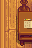

The image is a tile-based game level rendered from a .tmx file. Its description and complete source (layers, tilesets, objects, tile grids) follow:
An orthogonal 2x3 tile map with 16x16 px tiles, 7 tile layers (Back, Back2, Back3, Buildings, ...) and 4 objects (4x TileData).

<map version="1.10" tiledversion="1.11.2" orientation="orthogonal" renderorder="right-down" compressionlevel="0" width="2" height="3" tilewidth="16" tileheight="16" infinite="0" nextlayerid="15" nextobjectid="39">
 <properties>
  <property name="DayTiles" value="Front 4 2 288 Front 4 1 256 Front 15 1 256 Front 15 2 288 Front 25 1 256 Front 25 2 288 Front 25 11 256 Front 25 12 288 Back 25 4 671 Back 25 5 703 Back 15 4 228 Back 15 5 260 Back 4 4 31 Back 4 5 63 Back 25 15 226 Back 25 16 258" />
  <property name="Doors" value="15 12 1 120 21 13 1 120 6 12 1 120" />
  <property name="NightTiles" value="Front 4 2 1285 Front 4 1 1253 Front 15 1 1253 Front 15 2 1285 Front 25 1 1253 Front 25 2 1285 Front 25 11 1253 Front 25 12 1285 Back 25 4 574 Back 25 5 606 Back 15 4 199 Back 15 5 231 Back 4 4 28 Back 4 5 60 Back 25 15 294 Back 25 16 262" />
  <property name="Warp" value="13 20 Forest 90 16" />
 </properties>
 <tileset firstgid="1" name="1" tilewidth="16" tileheight="16" tilecount="2176" columns="32">
  <image source=".townInterior.png" width="512" height="1088" />
 </tileset>
 <layer id="1" name="Back" width="2" height="3">
  <data encoding="csv">
1248,2086,
1280,2085,
1248,2085
</data>
 </layer>
 <layer id="2" name="Back2" width="2" height="3">
  <properties>
   <property name="Draw" value="Back" />
  </properties>
  <data encoding="csv">
0,0,
0,0,
0,0
</data>
 </layer>
 <layer id="3" name="Back3" width="2" height="3">
  <properties>
   <property name="Draw" value="Back" />
  </properties>
  <data encoding="csv">
0,0,
0,0,
0,0
</data>
 </layer>
 <layer id="4" name="Buildings" width="2" height="3">
  <data encoding="csv">
0,453,
0,656,
0,688
</data>
 </layer>
 <layer id="5" name="Front" width="2" height="3">
  <data encoding="csv">
0,624,
0,1610613411,
0,0
</data>
 </layer>
 <layer id="6" name="Front2" width="2" height="3">
  <properties>
   <property name="Draw" value="Front" />
  </properties>
  <data encoding="csv">
0,0,
0,0,
0,0
</data>
 </layer>
 <layer id="7" name="Paths" width="2" height="3">
  <data encoding="csv">
0,0,
0,0,
0,0
</data>
 </layer>
 <objectgroup id="8" name="Back" />
 <objectgroup id="9" name="Back2" />
 <objectgroup id="10" name="Back3" />
 <objectgroup id="11" name="Buildings">
  <object id="26" name="TileData" x="16" y="16" width="16" height="16">
   <properties>
    <property name="Action" value="HaySubscription" />
   </properties>
  </object>
  <object id="36" name="TileData" x="16" y="16" width="16" height="16">
   <properties>
    <property name="Action" value="TechnicalityCreations.HaySubscription_HaySubscriptionBook" />
   </properties>
  </object>
  <object id="37" name="TileData" x="16" y="0" width="16" height="16">
   <properties>
    <property name="Action" value="TechnicalityCreations.HaySubscription_HaySubscriptionBook" />
   </properties>
  </object>
  <object id="38" name="TileData" x="16" y="32" width="16" height="16">
   <properties>
    <property name="Action" value="TechnicalityCreations.HaySubscription_HaySubscriptionBook" />
   </properties>
  </object>
 </objectgroup>
 <objectgroup id="12" name="Front" />
 <objectgroup id="13" name="Front2" />
 <objectgroup id="14" name="Paths" />
</map>
